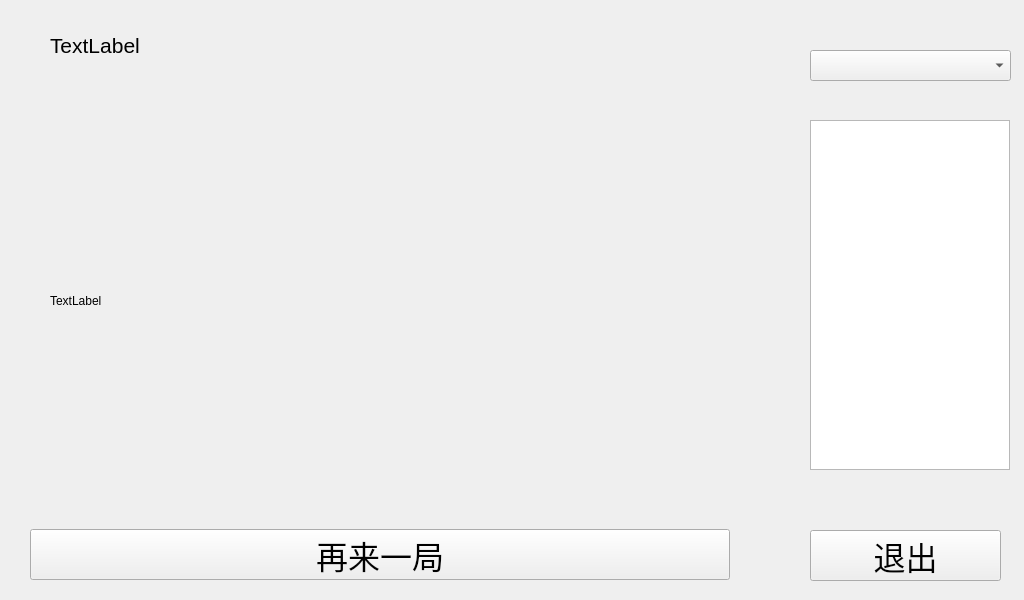
<?xml version="1.0" encoding="UTF-8"?>
<ui version="4.0">
 <class>ImageTest</class>
 <widget class="QWidget" name="ImageTest">
  <property name="geometry">
   <rect>
    <x>0</x>
    <y>0</y>
    <width>1024</width>
    <height>600</height>
   </rect>
  </property>
  <property name="windowTitle">
   <string>ImageTest</string>
  </property>
  <property name="styleSheet">
   <string notr="true"/>
  </property>
  <widget class="QPushButton" name="pushButton">
   <property name="enabled">
    <bool>true</bool>
   </property>
   <property name="geometry">
    <rect>
     <x>30</x>
     <y>529</y>
     <width>700</width>
     <height>51</height>
    </rect>
   </property>
   <property name="maximumSize">
    <size>
     <width>700</width>
     <height>16777215</height>
    </size>
   </property>
   <property name="font">
    <font>
     <pointsize>24</pointsize>
    </font>
   </property>
   <property name="text">
    <string>再来一局</string>
   </property>
  </widget>
  <widget class="QTextBrowser" name="textBrowser">
   <property name="geometry">
    <rect>
     <x>810</x>
     <y>120</y>
     <width>200</width>
     <height>350</height>
    </rect>
   </property>
   <property name="sizePolicy">
    <sizepolicy hsizetype="Fixed" vsizetype="Fixed">
     <horstretch>0</horstretch>
     <verstretch>0</verstretch>
    </sizepolicy>
   </property>
   <property name="minimumSize">
    <size>
     <width>200</width>
     <height>350</height>
    </size>
   </property>
   <property name="maximumSize">
    <size>
     <width>200</width>
     <height>350</height>
    </size>
   </property>
   <property name="font">
    <font>
     <pointsize>18</pointsize>
    </font>
   </property>
  </widget>
  <widget class="QLabel" name="label">
   <property name="geometry">
    <rect>
     <x>50</x>
     <y>90</y>
     <width>691</width>
     <height>421</height>
    </rect>
   </property>
   <property name="maximumSize">
    <size>
     <width>700</width>
     <height>490</height>
    </size>
   </property>
   <property name="text">
    <string>TextLabel</string>
   </property>
   <property name="scaledContents">
    <bool>true</bool>
   </property>
  </widget>
  <widget class="QComboBox" name="comboBox">
   <property name="geometry">
    <rect>
     <x>810</x>
     <y>50</y>
     <width>201</width>
     <height>31</height>
    </rect>
   </property>
  </widget>
  <widget class="QLabel" name="game_label">
   <property name="geometry">
    <rect>
     <x>50</x>
     <y>20</y>
     <width>701</width>
     <height>51</height>
    </rect>
   </property>
   <property name="font">
    <font>
     <pointsize>16</pointsize>
    </font>
   </property>
   <property name="text">
    <string>TextLabel</string>
   </property>
  </widget>
  <widget class="QPushButton" name="back_ptn">
   <property name="geometry">
    <rect>
     <x>810</x>
     <y>530</y>
     <width>191</width>
     <height>51</height>
    </rect>
   </property>
   <property name="font">
    <font>
     <pointsize>24</pointsize>
    </font>
   </property>
   <property name="text">
    <string>退出</string>
   </property>
  </widget>
 </widget>
 <resources/>
 <connections/>
</ui>
